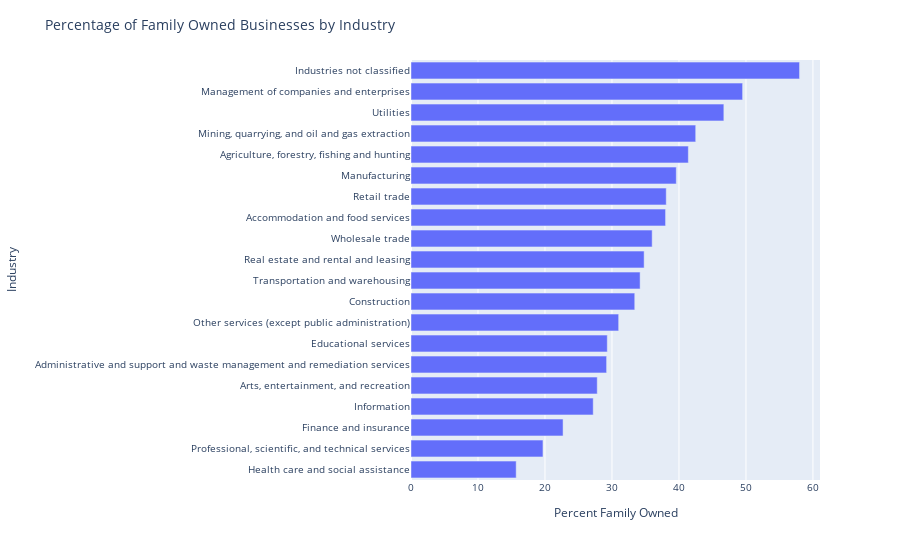

Here is the notebook cell this chart was saved with:
### Markdown cell above
#### ------------------- family ownership by industry --------------------------------

### Code cell
## Create df that disregards veteran, ethnicity, race, and sex group. Focuses on industry
famown_industry = yb_famown[(yb_famown.VET_GROUP == '001') & (yb_famown.SEX == '001') & (yb_famown.ETH_GROUP == '001') & (yb_famown.NAICS2017 != '00') & (yb_famown.RACE_GROUP == '00')]


## Selecting columns and rows
famown_industry = famown_industry[['NAICS2017_LABEL', 'BUSCHAR', 'BUSCHAR_LABEL', 'FIRMPDEMP', 'FIRMPDEMP_PCT', 'RCPPDEMP', 'EMP', 'EMP_PCT', 'PAYANN', 'PAYANN_PCT']]


## Only keeping family and not family owned. Removing item not reported and total rows 
famown_industry = famown_industry[(famown_industry.BUSCHAR == 'BM')]


## Changing datatypes
famown_industry = famown_industry.astype({"FIRMPDEMP": "int", "FIRMPDEMP_PCT": "float", "RCPPDEMP": "int64", "EMP": "int64", "EMP_PCT": "float", "PAYANN": "int64", "PAYANN_PCT": "float"})

## Sorting 
famown_industry.sort_values(by = ["FIRMPDEMP_PCT"], inplace = True)

## Plot
fig = px.bar(famown_industry, x="FIRMPDEMP_PCT", y="NAICS2017_LABEL", orientation='h')

fig.update_layout(
    title="Percentage of Family Owned Businesses by Industry",
    xaxis_title="Percent Family Owned",
    yaxis_title="Industry",
    font=dict(
        size=10,
    )
)

fig.show()

### Figure 1 — Plotly figure (JSON) as saved in the notebook; plotly's stock layout.template omitted (floating-point values rounded to 4 significant figures)
{"data": [{"alignmentgroup": "True", "hovertemplate": "FIRMPDEMP_PCT=%{x}<br>NAICS2017_LABEL=%{y}<extra></extra>", "legendgroup": "", "marker": {"color": "#636efa", "pattern": {"shape": ""}}, "name": "", "offsetgroup": "", "orientation": "h", "showlegend": false, "textposition": "auto", "type": "bar", "x": [15.7, 19.7, 22.7, 27.2, 27.8, 29.2, 29.3, 31, 33.4, 34.2, 34.8, 36, 38, 38.1, 39.6, 41.4, 42.5, 46.7, 49.5, 58], "xaxis": "x", "y": ["Health care and social assistance", "Professional, scientific, and technical services", "Finance and insurance", "Information", "Arts, entertainment, and recreation", "Administrative and support and waste management and remediation services", "Educational services", "Other services (except public administration)", "Construction", "Transportation and warehousing", "Real estate and rental and leasing", "Wholesale trade", "Accommodation and food services", "Retail trade", "Manufacturing", "Agriculture, forestry, fishing and hunting", "Mining, quarrying, and oil and gas extraction", "Utilities", "Management of companies and enterprises", "Industries not classified"], "yaxis": "y"}], "layout": {"barmode": "relative", "font": {"size": 10}, "legend": {"tracegroupgap": 0}, "margin": {"t": 60}, "title": {"text": "Percentage of Family Owned Businesses by Industry"}, "xaxis": {"anchor": "y", "domain": [0, 1], "title": {"text": "Percent Family Owned"}}, "yaxis": {"anchor": "x", "domain": [0, 1], "title": {"text": "Industry"}}}}
